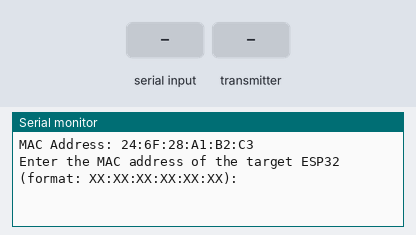
Recording of a sketch running on a simulated ESP32. On the bench: the last lines printed to the serial monitor. The test bench sets the inputs (shaded band). Random numbers use the default seed unless the sketch sets one.

Above: at 0.8 s.
0.9 s: "90:45:200\n" received over Serial
At 2.1 s:
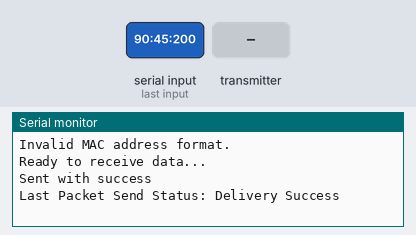
2.4 s: the transmitter starts sending a = 0
At 2.71 s:
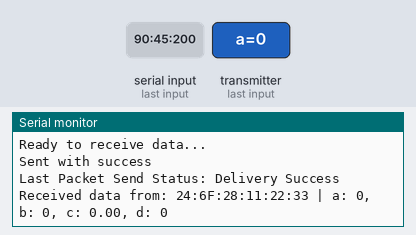
4.4 s: the transmitter starts sending b = 1024
At 4.71 s:
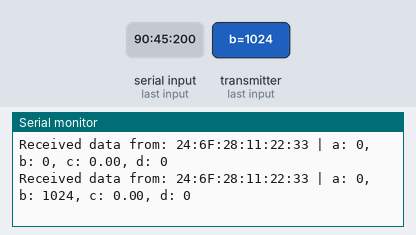
5.9 s: the transmitter starts sending c = 25
At 6.71 s:
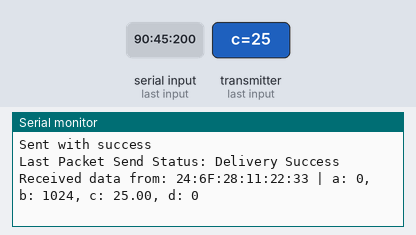
7.4 s: the transmitter starts sending d = 1
At 7.71 s:
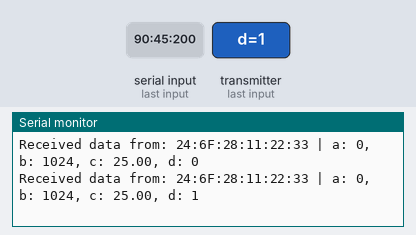
8.9 s: the transmitter starts sending b = 0
At 9.21 s:
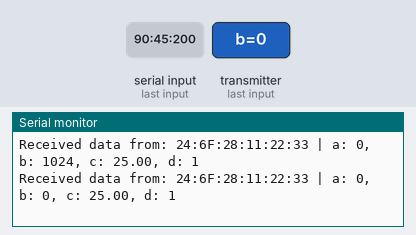

The sketch:

ESP_NOW_DeviceB_Basic.ino
```cpp
#include <Arduino.h>
#include <esp_now.h>
#include <WiFi.h>


#define ESPNOW_WIFI_CHANNEL 0
#define NO_PMK_KEY false
#define BAUD 115200
#define MAX_CHARACTERS_NUMBER 20


typedef struct struct_message {
    char a[32];
    int b;
    float c;
    bool d;
} struct_message;

struct_message myData;
struct_message incomingData;
esp_now_peer_info_t peerInfo;


void OnDataSent(const uint8_t *mac_addr, esp_now_send_status_t status) {
    Serial.print("Last Packet Send Status: ");
    Serial.println(status == ESP_NOW_SEND_SUCCESS ? "Delivery Success" : "Delivery Fail");
}


void OnDataReceived(const esp_now_recv_info* info, const uint8_t* incomingDataBuffer, int len) {
    memcpy(&incomingData, incomingDataBuffer, sizeof(incomingData));
    Serial.print("Received data from: ");
    for (int i = 0; i < 6; i++) {
        Serial.printf("%02X", info->src_addr[i]);
        if (i < 5) Serial.print(":");
    }
    Serial.print(" | a: ");
    Serial.print(incomingData.a);
    Serial.print(", b: ");
    Serial.print(incomingData.b);
    Serial.print(", c: ");
    Serial.print(incomingData.c);
    Serial.print(", d: ");
    Serial.println(incomingData.d);
}

void mmWaveDeviceLocal_MACAddress_Requir() {
    WiFi.mode(WIFI_STA);
    WiFi.setChannel(ESPNOW_WIFI_CHANNEL);
    uint8_t mac[MAX_CHARACTERS_NUMBER];

    while (!WiFi.STA.started()) {
        Serial.print(".");
        delay(100);
    }

    WiFi.macAddress(mac);
    Serial.println();


    Serial.printf("MAC Address: %02X:%02X:%02X:%02X:%02X:%02X\n", mac[0], mac[1], mac[2], mac[3], mac[4], mac[5]);
}


bool initializeEspNow(const String &macAddress) {
    WiFi.mode(WIFI_STA);

    if (esp_now_init() != ESP_OK) {
        Serial.println("Error initializing ESP-NOW");
        return false;
    }

    esp_now_register_send_cb(OnDataSent);
    esp_now_register_recv_cb(OnDataReceived);


    int macIndex = 0;
    char *token = strtok((char *)macAddress.c_str(), ":");
    while (token != nullptr && macIndex < 6) {
        peerInfo.peer_addr[macIndex++] = strtol(token, nullptr, 16);
        token = strtok(nullptr, ":");
    }

    if (macIndex != 6) {
        Serial.println("Invalid MAC address format.");
        return false;
    }

    peerInfo.channel = 0;
    peerInfo.encrypt = false;

    if (esp_now_add_peer(&peerInfo) != ESP_OK) {
        Serial.println("Failed to add peer");
        return false;
    }

    return true;
}


void sendData() {
    strcpy(myData.a, "THIS IS A CHAR");
    myData.b = random(1, 20);
    myData.c = 1.2;
    myData.d = false;

    esp_err_t result = esp_now_send(peerInfo.peer_addr, (uint8_t *)&myData, sizeof(myData));

    if (result == ESP_OK) {
        Serial.println("Sent with success");
    } else {
        Serial.println("Error sending the data");
    }
}


String getMacAddressInput() {
    Serial.println("Enter the MAC address of the target ESP32 (format: XX:XX:XX:XX:XX:XX):");
    String macInput;

    while (true) {
        if (Serial.available()) {
            macInput = Serial.readStringUntil('\n');
            macInput.trim();
            return macInput;
        }
    }
}


void setupCommunication() {
    String macInput = getMacAddressInput();
    if (initializeEspNow(macInput)) {
        Serial.print("Connected to: ");
        for (int i = 0; i < 6; i++) {
            Serial.printf("%02X", peerInfo.peer_addr[i]);
            if (i < 5) Serial.print(":");
        }
        Serial.println();
    }
}

void setup() {
    Serial.begin(115200);
    mmWaveDeviceLocal_MACAddress_Requir();
    setupCommunication();
    esp_now_register_recv_cb(OnDataReceived);
    Serial.println("Ready to receive data...");
}

void loop() {
    sendData();
    delay(5000);
}
```

Measured:
- after the input at 0.9 s, the serial monitor: prints a new line at once (image 1)
- after the input at 2.4 s, the serial monitor: prints a new line at once (image 2)
- after the input at 4.4 s, the serial monitor: prints a new line at once (image 3)
- after the input at 5.9 s, the serial monitor: prints a new line at once (image 4)
- after the input at 7.4 s, the serial monitor: prints a new line at once (image 5)
- after the input at 8.9 s, the serial monitor: prints a new line at once (image 6)
